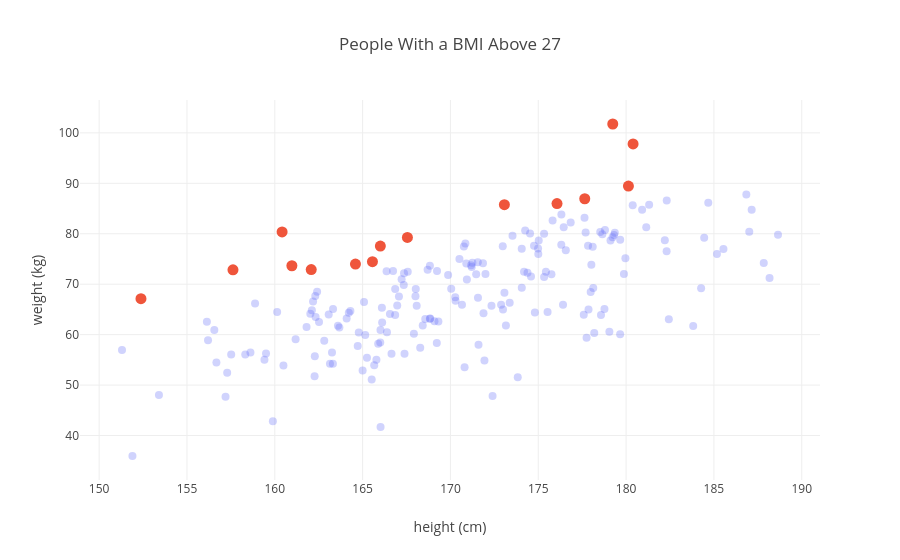

The notebook cell saved with this chart:
### Markdown cell above
## Highlighted Points

### Code cell
// simulated weights and heights of 200 people
val random  = new scala.util.Random(8) // fixed seed, so that the plot is the same every time
val heights = Seq.fill(200)(170 + 9 * random.nextGaussian())
val weights = heights.map(h => 0.9 * h - 85 + 8 * random.nextGaussian())

// the people whose BMI is above 27 are selected, and highlighted
val bmis     = heights.zip(weights).map { case (h, w) => w / math.pow(h / 100, 2) }
val selected = bmis.zipWithIndex.collect { case (bmi, idx) if bmi > 27 => idx }

val data = Seq(
  Scatter(heights, weights).updated(
    mode = ScatterMode(ScatterMode.Markers),
    marker = Marker().updated(size = 8, color = Color.RGB(99, 110, 250)),
    selectedpoints = selected,
    selected = Selection().updated(
      marker = SelectionMarker().updated(color = Color.RGB(239, 85, 59), size = 11.0)
    ),
    unselected = Selection().updated(marker = SelectionMarker().updated(opacity = 0.3)),
    hovertemplate = "%{x:.0f} cm, %{y:.0f} kg<extra></extra>"
  )
)

val layout = Layout().updated(
  title = "People With a BMI Above 27",
  xaxis = Axis().updated(title = "height (cm)"),
  yaxis = Axis().updated(title = "weight (kg)")
)

plot(data, layout)

### Figure 1 — Plotly figure (JSON) as saved in the notebook; plotly's stock layout.template omitted (floating-point values rounded to 4 significant figures; data arrays with more than 128 entries replaced by an {"elided": "..."} marker saying what was removed)
{"data": [{"hovertemplate": "%{x:.0f} cm, %{y:.0f} kg<extra></extra>", "marker": {"color": "rgb(99, 110, 250)", "size": 8}, "mode": "markers", "selected": {"marker": {"color": "rgb(239, 85, 59)", "size": 11.0}}, "selectedpoints": [24, 28, 39, 47, 69, 71, 72, 74, 119, 122, 137, 154, 155, 179, 186], "type": "scatter", "unselected": {"marker": {"opacity": 0.3}}, "x": {"elided": "200 float values"}, "y": {"elided": "200 float values"}}], "layout": {"title": {"text": "People With a BMI Above 27"}, "xaxis": {"title": {"text": "height (cm)"}}, "yaxis": {"title": {"text": "weight (kg)"}}}}
